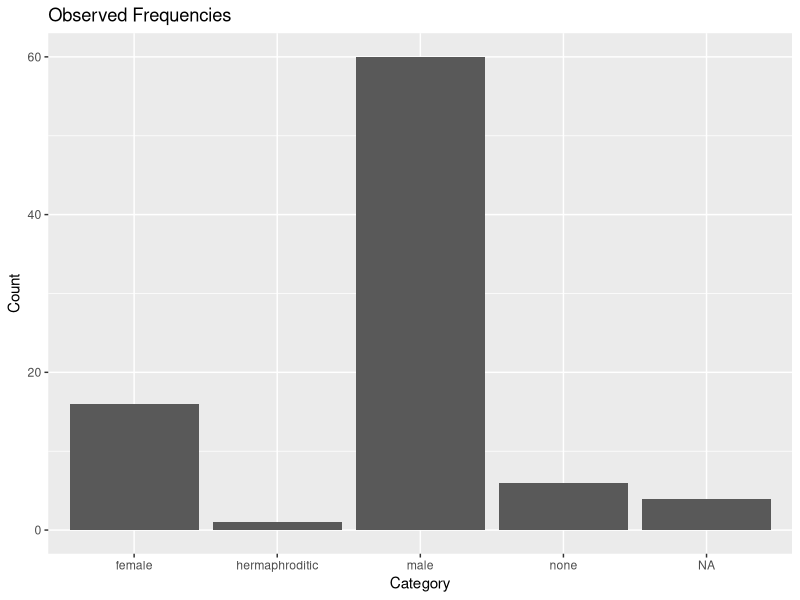

Source code (R):

library(dplyr)
library(ggplot2)

#The Chi-Square test will be used to determine if there is an association
#between the count of characters and frequencies of gender.

data("starwars")

table(starwars$sex)

chisq.test(table(starwars$sex))$expected

chisq.test(table(starwars$sex))

ggplot(starwars, aes(x = sex)) +
  geom_bar() +
  labs(title = "Observed Frequencies", x = "Category", y = "Count")

#The Chi-Square test showed us that there is a significant p-value of 2.2e-16.
#This means that the amount of genders in the Star Wars universe is
#significantly different and not equal at all.
